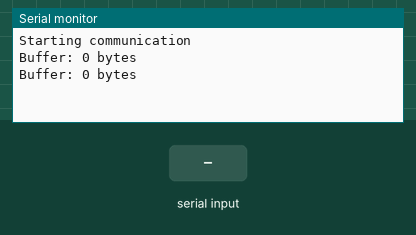
A sketch run on a simulated Arduino Uno, built with avr-gcc and run on an emulated ATmega328P. On the bench: the last lines printed to the serial monitor. Inputs (shaded band) come from the test bench.

Above: at 1.2 s.
1.3 s: "90,45\n" received over Serial
At 4.2 s:
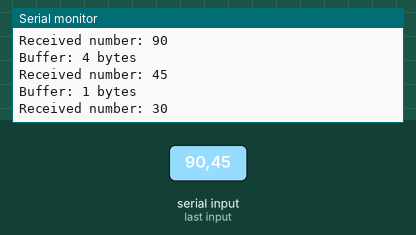
4.3 s: "30,150\n" received over Serial
At 5.9 s:
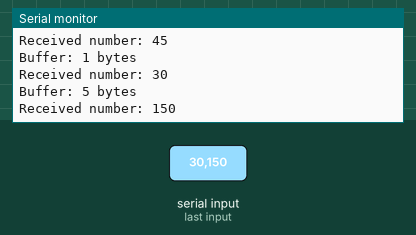
Timing chart, 0 to 7.4 s (numbered marks = the images above; inputs shaded):
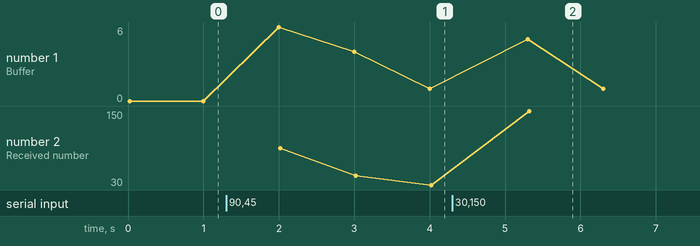

Measured:
- after the input at 1.3 s, the serial monitor: prints a new line after 0.70 s (image 1)
- after the input at 4.3 s, the serial monitor: prints a new line after 1.0 s (image 2)
- plotted number 1: 0 → 1 after the input at 1.3 s
- plotted number 2: 30 → 150 after the input at 4.3 s

The sketch:

SerialPrintNumbers.ino
```cpp
/*
  Receives numbers from serial line and prints them
  E.g.:
  * Send this text to serial port:
    2;3 560;01
  * Output:
    Buffer: 10 bytes
    Received number: 2
    Buffer: 9 bytes
    Received number: 3560
    Buffer: 3 bytes
    Received number: 1
    Buffer: 0 bytes
*/

void setup(){
  Serial.begin(9600);
  Serial.println("Starting communication");
}

void loop(){
  Serial.print("Buffer: ");
  Serial.print(Serial.available());
  Serial.println(" bytes");
  if (Serial.available() > 0) {
    Serial.print("Received number: ");
    Serial.println(Serial.parseInt(SKIP_ALL, ' ')); // Space is thousand delimiter
  }
  delay(1000);
}
```
